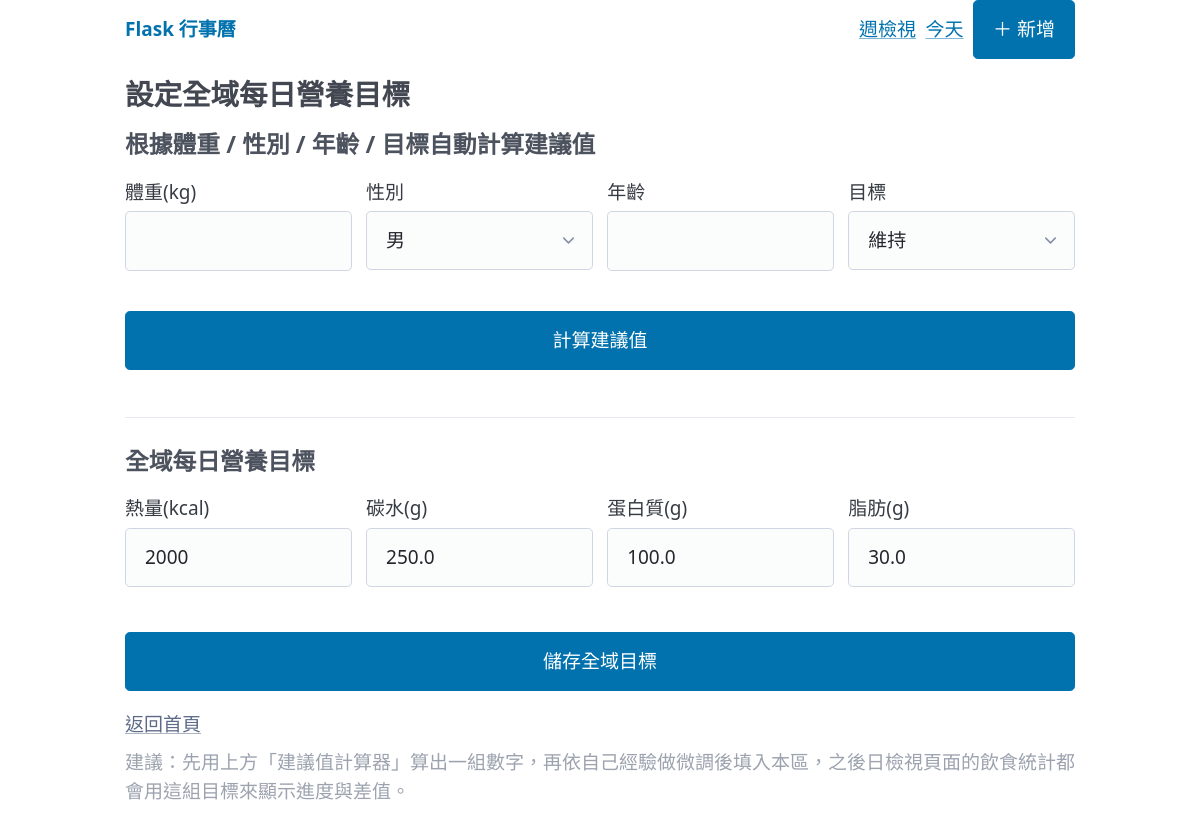
/nutrition_goal, run on the app's committed database.
### app.py (models this page shows)
class DailyNutritionGoal(db.Model):
    __tablename__ = "daily_nutrition_goals"
    id = db.Column(db.Integer, primary_key=True)
    date = db.Column(db.Date, nullable=False, unique=True)
    kcal_target = db.Column(db.Float, default=0.0)
    carb_target = db.Column(db.Float, default=0.0)
    protein_target = db.Column(db.Float, default=0.0)
    fat_target = db.Column(db.Float, default=0.0)

### app.py (the view, shortened to what this page needs)
@app.route("/nutrition_goal", methods=["GET", "POST"])
def nutrition_goal_page():
    goal = get_global_nutrition_goal()
    suggestion = None
    calc_input = {
        "weight_kg": "",
        "sex": "male",
        "age": "",
        "goal_type": "maintain",
    }
    return render_template(
        "nutrition_goal.html",
        nutrition_goal=goal,
        suggestion=suggestion,
        calc_input=calc_input,
    )

### app.py (called while the page is built)
def get_global_nutrition_goal():
    return DailyNutritionGoal.query.order_by(DailyNutritionGoal.id.asc()).first()

### templates/nutrition_goal.html (shortened to what this page needs)
{% extends "base.html" %}
{% block content %}
<h3>設定全域每日營養目標</h3>
<section style="margin-bottom:1.5rem;">
  <h4>根據體重 / 性別 / 年齡 / 目標自動計算建議值</h4>
  {% set ci = calc_input or {} %}
  <form method="post" action="{{ url_for('nutrition_goal_page') }}">
    <div style="display:grid; grid-template-columns: repeat(4, minmax(0, 1fr)); gap:.75rem;">
      <label>體重(kg)
        <input type="number" step="0.1" min="1" name="calc_weight"
               value="{{ ci.weight_kg or '' }}" required>
      </label>
      <label>性別
        <select name="calc_sex">
          <option value="male" {{ 'selected' if ci.sex == 'male' else '' }}>男</option>
        </select>
      </label>
      <label>年齡
        <input type="number" min="10" max="90" name="calc_age"
               value="{{ ci.age or '' }}" required>
      </label>
      <label>目標
        <select name="calc_goal">
          <option value="maintain" {{ 'selected' if ci.goal_type == 'maintain' else '' }}>維持</option>
        </select>
      </label>
    </div>
    <div style="margin-top:.75rem;">
      <button type="submit" name="action" value="calc">計算建議值</button>
    </div>
  </form>
</section>
<hr>
<section style="margin-top:1.5rem;">
  <h4>全域每日營養目標</h4>
  <form method="post" action="{{ url_for('save_nutrition_goal') }}">
    <div style="display:grid; grid-template-columns: repeat(4, minmax(0, 1fr)); gap:.75rem;">
      <label>熱量(kcal)
        <input type="number" step="1" name="kcal_target"
               value="{{ '%.0f'|format(nutrition_goal.kcal_target) if nutrition_goal else '' }}">
      </label>
      <label>碳水(g)
        <input type="number" step="0.1" name="carb_target"
               value="{{ '%.1f'|format(nutrition_goal.carb_target) if nutrition_goal else '' }}">
      </label>
      <label>蛋白質(g)
        <input type="number" step="0.1" name="protein_target"
               value="{{ '%.1f'|format(nutrition_goal.protein_target) if nutrition_goal else '' }}">
      </label>
      <label>脂肪(g)
        <input type="number" step="0.1" name="fat_target"
               value="{{ '%.1f'|format(nutrition_goal.fat_target) if nutrition_goal else '' }}">
      </label>
    </div>
    <div style="margin-top:1rem;">
      <button type="submit">儲存全域目標</button>
      <a href="{{ url_for('index') }}" class="secondary">返回首頁</a>
    </div>
    <p class="muted" style="margin-top:.5rem;">
      建議：先用上方「建議值計算器」算出一組數字，再依自己經驗做微調後填入本區，之後日檢視頁面的飲食統計都會用這組目標來顯示進度與差值。
    </p>
  </form>
</section>
{% endblock %}

### templates/base.html (style rules this page uses)
.muted { color:#9ca3af; }

### data on the page
DailyNutritionGoal: kcal_target "2000", carb_target "250.0", protein_target "100.0", fat_target "30.0"
